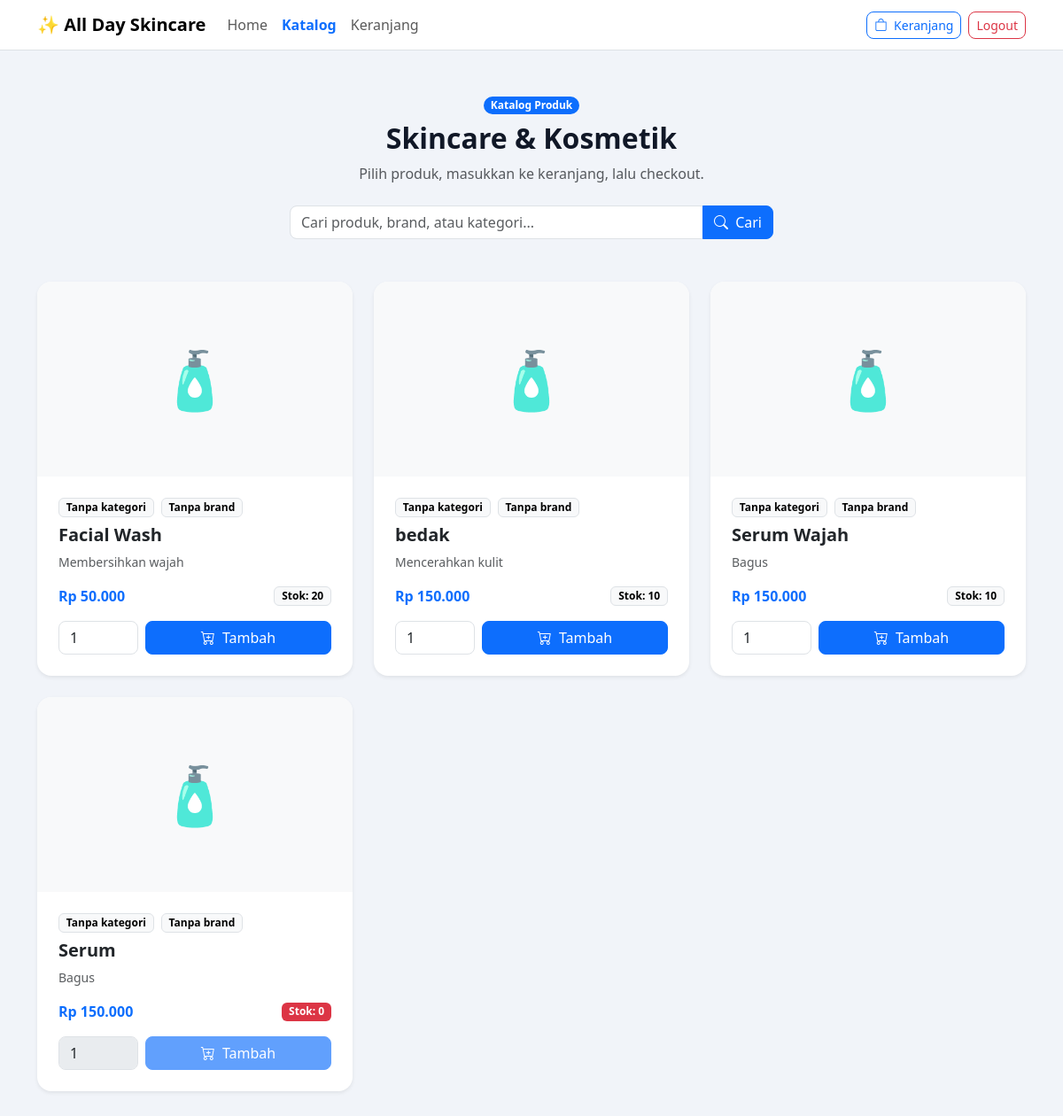
The app's page /tokoskincare/index.php?page=katalog (signed in) with its own data.
### tables this page shows
CREATE TABLE `products` (
  `id_product` bigint(20) UNSIGNED NOT NULL,
  `nama_produk` varchar(150) NOT NULL,
  `deskripsi` text NOT NULL,
  `harga` decimal(12,2) NOT NULL,
  `stok` int(11) NOT NULL DEFAULT 0,
  `id_kategori` bigint(20) UNSIGNED DEFAULT NULL,
  `id_brand` bigint(20) UNSIGNED DEFAULT NULL,
  `gambar` varchar(255) NOT NULL,
  `created_at` timestamp NOT NULL DEFAULT current_timestamp(),
  `updated_at` timestamp NULL DEFAULT NULL
);

### tokoskincare/config/helpers.php (called while the page is built, shortened)
<?php
function e($value): string
{
    return htmlspecialchars((string) $value, ENT_QUOTES, 'UTF-8');
}
function rupiah($number): string
{
    return 'Rp ' . number_format((float) $number, 0, ',', '.');
}
function getParam(string $key, $default = '')
{
    return $_GET[$key] ?? $default;
}

### tokoskincare/user/katalog.php (the view, shortened to what this page needs)
<?php
require_once __DIR__ . '/../config/helpers.php';
require_once __DIR__ . '/../config/koneksi.php';
require_once __DIR__ . '/../layout/store_navbar.php';
$search = trim((string) getParam('q'));
$sql = '
    SELECT products.*, categories.nama_kategori, brands.nama_brand
    FROM products
    LEFT JOIN categories ON categories.id_kategori = products.id_kategori
    LEFT JOIN brands ON brands.id_brand = products.id_brand
';
$sql .= ' ORDER BY products.id_product DESC';
$stmt = mysqli_prepare($conn, $sql);
if ($stmt) {
    mysqli_stmt_execute($stmt);
    $data = mysqli_stmt_get_result($stmt);
} else {
    $data = mysqli_query($conn, 'SELECT * FROM products ORDER BY id_product DESC');
}
?>
<div class="container py-5">
    <div class="text-center mb-4">
        <span class="badge rounded-pill text-bg-primary mb-2">Katalog Produk</span>
        <h2 class="fw-bold">Skincare & Kosmetik</h2>
        <p class="text-muted mb-0">Pilih produk, masukkan ke keranjang, lalu checkout.</p>
    </div>
    <form method="GET" class="row justify-content-center mb-5">
        <div class="col-md-6">
            <div class="input-group">
                <input type="text" name="q" value="<?= e($search) ?>" class="form-control rounded-start-3" placeholder="Cari produk, brand, atau kategori...">
                <button class="btn btn-primary rounded-end-3" type="submit"><i class="bi bi-search me-1"></i> Cari</button>
            </div>
        </div>
    </form>
    <div class="row g-4">
        <?php if ($data && mysqli_num_rows($data) > 0): ?>
            <?php while ($p = mysqli_fetch_assoc($data)): ?>
                <?php
                $image = $p['gambar'] ?? '-';
                $imagePath = ($image && $image !== '-') ? 'uploads/products/' . $image : '';
                $stok = (int) ($p['stok'] ?? 0);
                ?>
                <div class="col-md-6 col-lg-4">
                    <div class="card border-0 shadow-sm rounded-4 h-100 card-hover overflow-hidden">
                        <?php if ($imagePath && file_exists(__DIR__ . '/../' . $imagePath)): ?>
                            <img src="<?= e($imagePath) ?>" alt="<?= e($p['nama_produk']) ?>" style="height: 220px; object-fit: cover;">
                        <?php else: ?>
                            <div class="d-flex align-items-center justify-content-center bg-light" style="height: 220px; font-size: 4rem;">🧴</div>
                        <?php endif; ?>
                        <div class="card-body p-4 d-flex flex-column">
                            <div class="d-flex gap-2 flex-wrap mb-2">
                                <span class="badge text-bg-light border"><?= e($p['nama_kategori'] ?? 'Tanpa kategori') ?></span>
                                <span class="badge text-bg-light border"><?= e($p['nama_brand'] ?? 'Tanpa brand') ?></span>
                            </div>
                            <h5 class="fw-bold mb-2"><?= e($p['nama_produk']) ?></h5>
                            <p class="text-muted small mb-3 flex-grow-1"><?= e($p['deskripsi'] ?? 'Produk skincare berkualitas.') ?></p>
                            <div class="d-flex justify-content-between align-items-center mb-3">
                                <span class="fw-bold text-primary"><?= rupiah($p['harga']) ?></span>
                                <span class="badge <?= $stok > 0 ? 'text-bg-light border' : 'text-bg-danger' ?>">Stok: <?= e($stok) ?></span>
                            </div>
                            <form method="POST" action="process/add_to_cart.php" class="d-flex gap-2">
                                <input type="number" name="qty" min="1" max="<?= e(max($stok, 1)) ?>" value="1" class="form-control rounded-3" style="max-width:90px;" <?= $stok <= 0 ? 'disabled' : '' ?>>
                                <button type="submit" class="btn btn-primary rounded-3 flex-grow-1" <?= $stok <= 0 ? 'disabled' : '' ?>>
                                    <i class="bi bi-cart-plus me-1"></i> Tambah
                                </button>
                            </form>
                        </div>
                    </div>
                </div>
            <?php endwhile; ?>
        <?php else: ?>
            <div class="col-12">
                <div class="alert alert-info text-center rounded-4">Belum ada produk yang tersedia.</div>
            </div>
        <?php endif; ?>
    </div>
</div>

### tokoskincare/layout/header.php (style rules this page uses)
:root { --primary: #6c63ff; --primary-soft: #ede9fe; --bg: #f1f4f9; --text-muted: #6b7280; }
body { background: var(--bg); color: #111827; }
.card { border-radius: 1rem; transition: .2s ease; }

### records on screen
products: nama_kategori "Tanpa kategori", nama_brand "Tanpa brand", nama_produk "Facial Wash", deskripsi "Membersihkan wajah", harga "Rp 50.000", stok "20", qty "1"
products: nama_kategori "Tanpa kategori", nama_brand "Tanpa brand", nama_produk "bedak", deskripsi "Mencerahkan kulit", harga "Rp 150.000", stok "10", qty "1"
products: nama_kategori "Tanpa kategori", nama_brand "Tanpa brand", nama_produk "Serum Wajah", deskripsi "Bagus", harga "Rp 150.000", stok "10", qty "1"
products: nama_kategori "Tanpa kategori", nama_brand "Tanpa brand", nama_produk "Serum", deskripsi "Bagus", harga "Rp 150.000", stok "0", qty "1"
